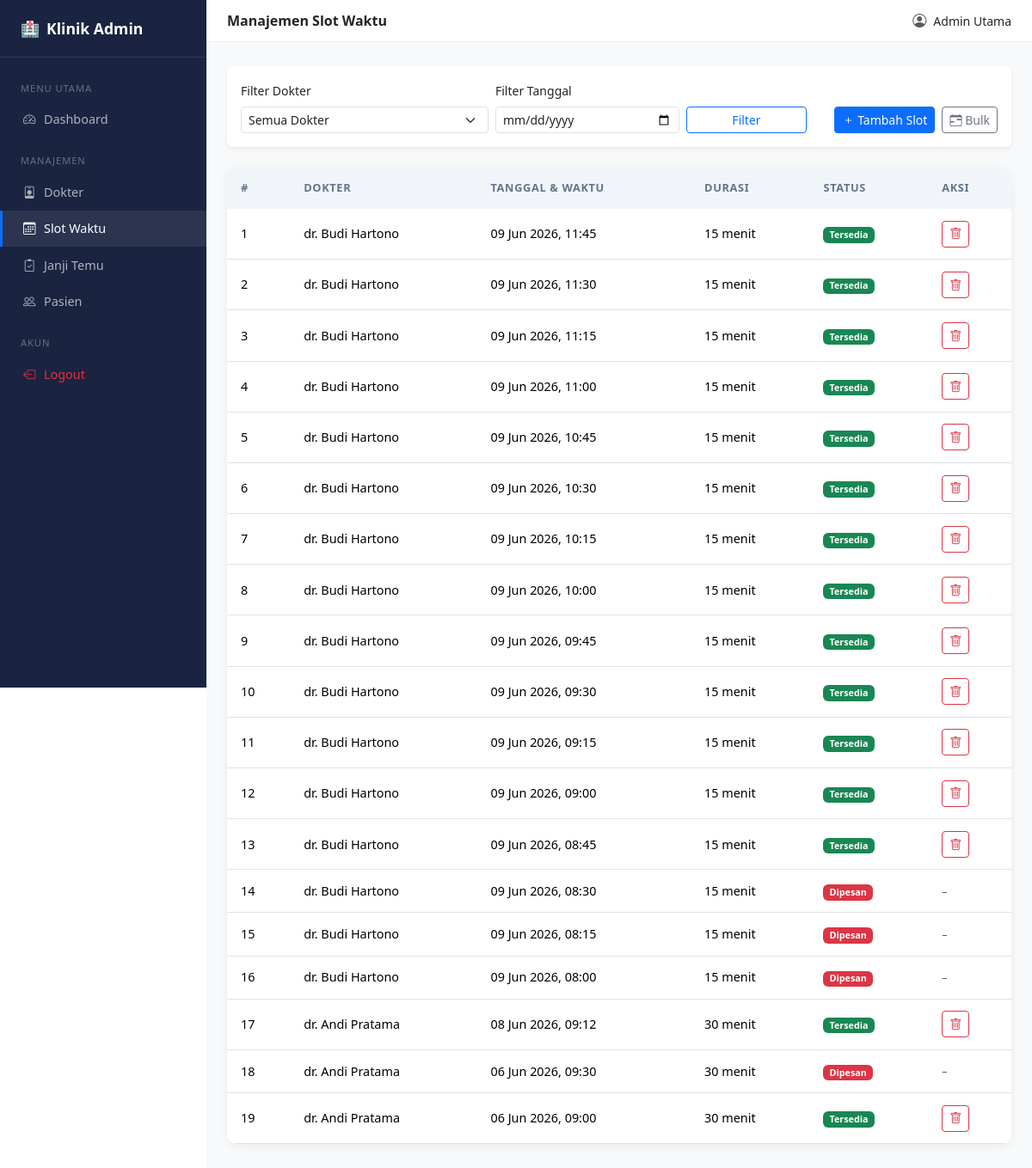
Page /admin/slots.php (signed in) on the committed database.
### tables this page shows
CREATE TABLE `time_slots` (
  `id` int(10) UNSIGNED NOT NULL,
  `doctor_id` int(10) UNSIGNED NOT NULL,
  `slot_datetime` datetime NOT NULL,
  `duration_minutes` smallint(5) UNSIGNED NOT NULL DEFAULT 30,
  `is_booked` tinyint(1) NOT NULL DEFAULT 0,
  `created_at` datetime NOT NULL DEFAULT current_timestamp()
);

CREATE TABLE `doctors` (
  `id` int(10) UNSIGNED NOT NULL,
  `full_name` varchar(100) NOT NULL,
  `specialization` varchar(100) DEFAULT NULL,
  `license_number` varchar(50) NOT NULL,
  `is_active` tinyint(1) NOT NULL DEFAULT 1,
  `deleted_at` datetime DEFAULT NULL
);

### admin/slots.php (the view, shortened to what this page needs)
<?php
require_once '../config/config.php';
require_once '../includes/layout_admin.php';
$filterDate   = $_GET['date'] ?? '';
$page = isset($_GET['page']) ? max(1, (int)$_GET['page']) : 1;
$limit = 20;
$offset = ($page - 1) * $limit;
$sql = "SELECT ts.*, d.full_name AS doctor_name
        FROM time_slots ts
        JOIN doctors d ON d.id = ts.doctor_id
        WHERE 1=1";
$params = [];
$sql .= " ORDER BY ts.slot_datetime DESC LIMIT $limit OFFSET $offset";
$stmt = $pdo->prepare($sql);
$stmt->execute($params);
$slots = $stmt->fetchAll();
?>
<div class="card mb-4 border-0 shadow-sm">
  <div class="card-body">
    <form method="get" class="row g-2 align-items-end">
      <div class="col-sm-4">
        <label class="form-label small">Filter Dokter</label>
        <select name="doctor_id" class="form-select form-select-sm">
          <option value="">Semua Dokter</option>
        </select>
      </div>
      <div class="col-sm-3">
        <label class="form-label small">Filter Tanggal</label>
        <input type="date" name="date" class="form-control form-control-sm"
               value="<?= htmlspecialchars($filterDate) ?>">
      </div>
      <div class="col-sm-2">
        <button type="submit" class="btn btn-sm btn-outline-primary w-100">Filter</button>
      </div>
      <div class="col-sm-3 text-end">
        <button type="button" class="btn btn-sm btn-primary me-1"
                data-bs-toggle="modal" data-bs-target="#addModal">
          <i class="bi bi-plus"></i> Tambah Slot
        </button>
        <button type="button" class="btn btn-sm btn-outline-secondary"
                data-bs-toggle="modal" data-bs-target="#bulkModal">
          <i class="bi bi-calendar-range"></i> Bulk
        </button>
      </div>
    </form>
  </div>
</div>
<div class="card table-card">
  <div class="table-responsive">
    <table class="table table-hover">
      <thead>
        <tr>
          <th>#</th>
          <th>Dokter</th>
          <th>Tanggal & Waktu</th>
          <th>Durasi</th>
          <th>Status</th>
          <th>Aksi</th>
        </tr>
      </thead>
      <tbody>
      <?php
      $no = $offset + 1;
      foreach ($slots as $s):
      ?>
      <tr>
        <td><?= $no++ ?></td>
        <td><?= htmlspecialchars($s['doctor_name']) ?></td>
        <td><?= date('d M Y, H:i', strtotime($s['slot_datetime'])) ?></td>
        <td><?= $s['duration_minutes'] ?> menit</td>
        <td>
          <span class="badge <?= $s['is_booked'] ? 'bg-danger' : 'bg-success' ?>">
            <?= $s['is_booked'] ? 'Dipesan' : 'Tersedia' ?>
          </span>
        </td>
        <td>
          <?php if (!$s['is_booked']): ?>
          <form method="post" class="d-inline"
                onsubmit="return confirm('Hapus slot ini?')">
            <button class="btn btn-sm btn-outline-danger">
              <i class="bi bi-trash"></i>
            </button>
          </form>
          <?php else: ?>
          <span class="text-muted small">–</span>
          <?php endif; ?>
        </td>
      </tr>
      <?php endforeach; ?>
      </tbody>
    </table>
  </div>
</div>
<?php require_once '../includes/layout_admin_end.php'; ?>

### src/css/style.css (style rules this page uses)
:root { --brand-primary: #0d6efd; --brand-dark: #0a4fa8; --sidebar-bg: #1a2340; --sidebar-width: 240px; }
.table-card { border: none; border-radius: .75rem; box-shadow: 0 2px 12px rgba(0,0,0,.06); overflow: hidden; }
.table-card .table { margin-bottom: 0; }
.table-card .table thead th { background: #f1f5f9; font-size: .8rem; text-transform: uppercase; letter-spacing: .05em; color: #64748b; border-bottom: none; padding: .9rem 1rem; }
.table-card .table tbody td { padding: .85rem 1rem; vertical-align: middle; font-size: .9rem; }

### rows in the picture
time_slots: doctor.full_name "dr. Budi Hartono", slot_datetime "09 Jun 2026, 11:45", duration_minutes "15", is_booked "Tersedia"
time_slots: doctor.full_name "dr. Budi Hartono", slot_datetime "09 Jun 2026, 11:30", duration_minutes "15", is_booked "Tersedia"
time_slots: doctor.full_name "dr. Budi Hartono", slot_datetime "09 Jun 2026, 11:15", duration_minutes "15", is_booked "Tersedia"
time_slots: doctor.full_name "dr. Budi Hartono", slot_datetime "09 Jun 2026, 11:00", duration_minutes "15", is_booked "Tersedia"
time_slots: doctor.full_name "dr. Budi Hartono", slot_datetime "09 Jun 2026, 10:45", duration_minutes "15", is_booked "Tersedia"
time_slots: doctor.full_name "dr. Budi Hartono", slot_datetime "09 Jun 2026, 10:30", duration_minutes "15", is_booked "Tersedia"
time_slots: doctor.full_name "dr. Budi Hartono", slot_datetime "09 Jun 2026, 10:15", duration_minutes "15", is_booked "Tersedia"
time_slots: doctor.full_name "dr. Budi Hartono", slot_datetime "09 Jun 2026, 10:00", duration_minutes "15", is_booked "Tersedia"
time_slots: doctor.full_name "dr. Budi Hartono", slot_datetime "09 Jun 2026, 09:45", duration_minutes "15", is_booked "Tersedia"
time_slots: doctor.full_name "dr. Budi Hartono", slot_datetime "09 Jun 2026, 09:30", duration_minutes "15", is_booked "Tersedia"
time_slots: doctor.full_name "dr. Budi Hartono", slot_datetime "09 Jun 2026, 09:15", duration_minutes "15", is_booked "Tersedia"
time_slots: doctor.full_name "dr. Budi Hartono", slot_datetime "09 Jun 2026, 09:00", duration_minutes "15", is_booked "Tersedia"
time_slots: doctor.full_name "dr. Budi Hartono", slot_datetime "09 Jun 2026, 08:45", duration_minutes "15", is_booked "Tersedia"
time_slots: doctor.full_name "dr. Budi Hartono", slot_datetime "09 Jun 2026, 08:30", duration_minutes "15", is_booked "Dipesan"
time_slots: doctor.full_name "dr. Budi Hartono", slot_datetime "09 Jun 2026, 08:15", duration_minutes "15", is_booked "Dipesan"
time_slots: doctor.full_name "dr. Budi Hartono", slot_datetime "09 Jun 2026, 08:00", duration_minutes "15", is_booked "Dipesan"
time_slots: doctor.full_name "dr. Andi Pratama", slot_datetime "08 Jun 2026, 09:12", duration_minutes "30", is_booked "Tersedia"
time_slots: doctor.full_name "dr. Andi Pratama", slot_datetime "06 Jun 2026, 09:30", duration_minutes "30", is_booked "Dipesan"
time_slots: doctor.full_name "dr. Andi Pratama", slot_datetime "06 Jun 2026, 09:00", duration_minutes "30", is_booked "Tersedia"

### other values in the picture
$pageTitle "Manajemen Slot Waktu"
$_SESSION['full_name'] "Admin Utama"
